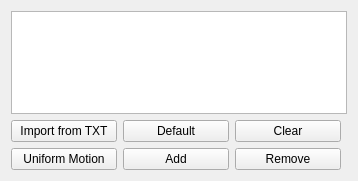
            <widget class="QWidget" name="ToolBoxPage3_2">
             <property name="geometry">
              <rect>
               <x>0</x>
               <y>0</y>
               <width>358</width>
               <height>181</height>
              </rect>
             </property>
             <attribute name="label">
              <string>Page 3 of 4 - DEFINE ROUTE</string>
             </attribute>
             <layout class="QGridLayout" name="gridLayout_12">
              <item row="0" column="0">
               <layout class="QGridLayout" name="gridLayout_21" columnstretch="1,1,1,0">
                <item row="0" column="0" colspan="4">
                 <widget class="QTableView" name="tableView_Route"/>
                </item>
                <item row="1" column="2">
                 <widget class="QPushButton" name="pushButton_routeClear">
                  <property name="text">
                   <string>Clear</string>
                  </property>
                 </widget>
                </item>
                <item row="1" column="0">
                 <widget class="QPushButton" name="pushButton_routeImport">
                  <property name="text">
                   <string>Import from TXT</string>
                  </property>
                 </widget>
                </item>
                <item row="1" column="1">
                 <widget class="QPushButton" name="pushButton_49">
                  <property name="text">
                   <string>Default</string>
                  </property>
                 </widget>
                </item>
                <item row="2" column="0">
                 <widget class="QPushButton" name="pushButton_UniformMotion">
                  <property name="text">
                   <string>Uniform Motion</string>
                  </property>
                 </widget>
                </item>
                <item row="2" column="2">
                 <widget class="QPushButton" name="pushButton_routeRemove">
                  <property name="text">
                   <string>Remove</string>
                  </property>
                 </widget>
                </item>
                <item row="2" column="1">
                 <widget class="QPushButton" name="pushButton_routeAdd">
                  <property name="text">
                   <string>Add</string>
                  </property>
                 </widget>
                </item>
               </layout>
              </item>
             </layout>
            </widget>
